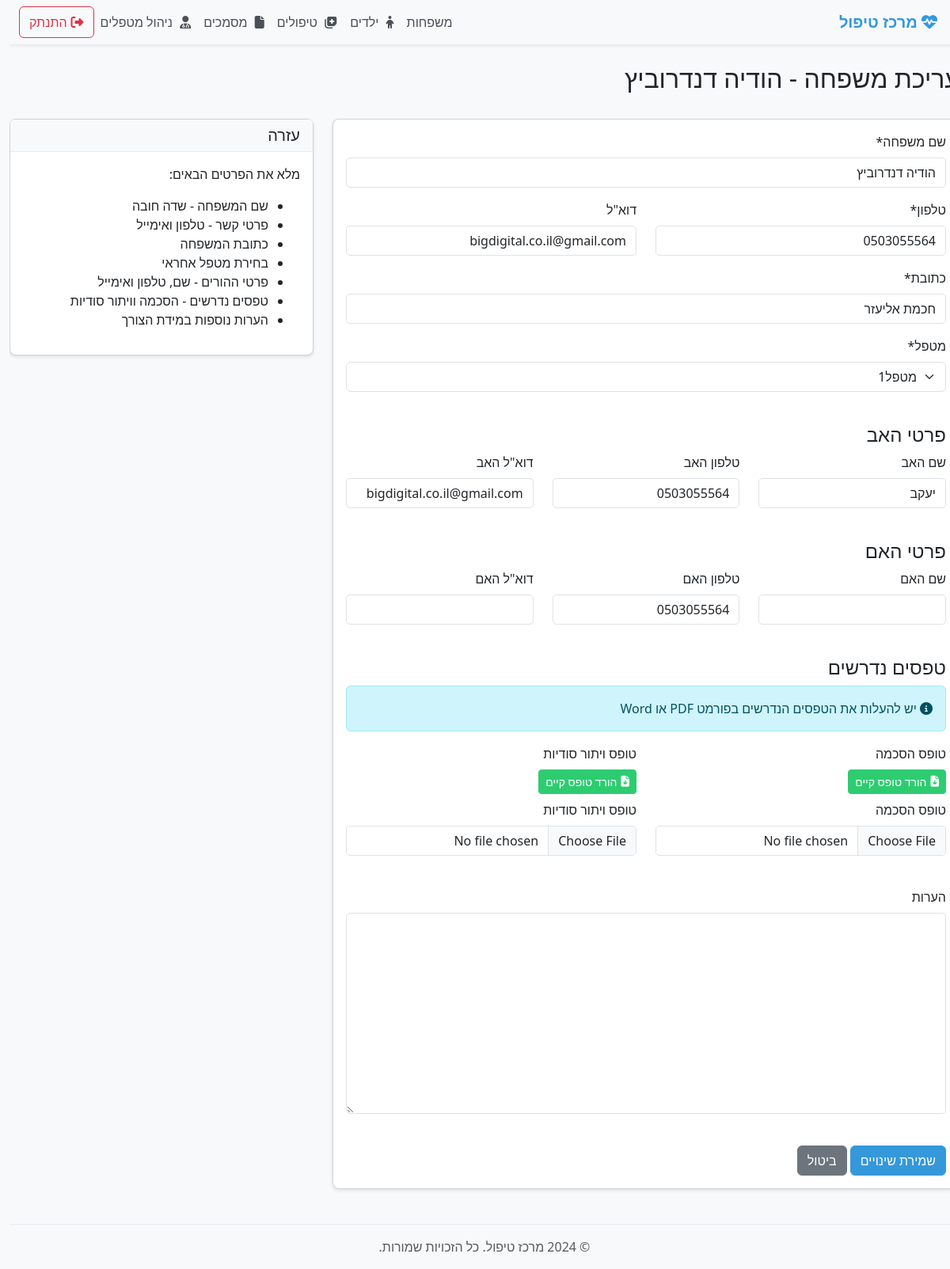
/family/1/edit/ (signed in), run on the app's committed database.
### treatment_app/models.py (models this page shows, shortened)
class Family(models.Model):
    PARENTS_TYPE_CHOICES = [
        ('both', _('שני הורים')),
        ('father', _('אב בלבד')),
        ('mother', _('אם בלבד')),
    ]
    name = models.CharField(max_length=100, verbose_name=_('שם משפחה'))
    address = models.CharField(max_length=200, verbose_name=_('כתובת'))
    phone = models.CharField(max_length=20, verbose_name=_('טלפון'))
    email = models.EmailField(verbose_name=_('דוא"ל'), blank=True, null=True)
    parents_type = models.CharField(max_length=10, choices=PARENTS_TYPE_CHOICES, verbose_name=_('סוג הורות'), default='both')
    father_name = models.CharField(max_length=100, verbose_name=_('שם האב'), blank=True, null=True)
    father_phone = models.CharField(max_length=20, verbose_name=_('טלפון האב'), blank=True, null=True)
    father_email = models.EmailField(verbose_name=_('דוא"ל האב'), blank=True, null=True)
    mother_name = models.CharField(max_length=100, verbose_name=_('שם האם'), blank=True, null=True)
    mother_phone = models.CharField(max_length=20, verbose_name=_('טלפון האם'), blank=True, null=True)
    mother_email = models.EmailField(verbose_name=_('דוא"ל האם'), blank=True, null=True)
    therapist = models.ForeignKey(User, on_delete=models.SET_NULL, null=True, verbose_name=_('מטפל'), related_name='families')
    consent_form = models.FileField(
        upload_to='consent_forms/',
        verbose_name=_('טופס הסכמה'),
        blank=True,
        null=True,
        validators=[FileExtensionValidator(allowed_extensions=['pdf', 'doc', 'docx'])]
    )
    confidentiality_waiver = models.FileField(
        upload_to='confidentiality_waivers/',
        verbose_name=_('טופס ויתור סודיות'),
        blank=True,
        null=True,
        validators=[FileExtensionValidator(allowed_extensions=['pdf', 'doc', 'docx'])]
    )
    consent_form_date = models.DateField(verbose_name=_('תאריך טופס הסכמה'), blank=True, null=True)
    confidentiality_waiver_date = models.DateField(verbose_name=_('תאריך ויתור סודיות'), blank=True, null=True)
    notes = models.TextField(verbose_name=_('הערות'), blank=True)
    created_at = models.DateTimeField(auto_now_add=True, verbose_name=_('נוצר ב'))
    updated_at = models.DateTimeField(auto_now=True, verbose_name=_('עודכן ב'))
    class Meta:
        verbose_name = _('משפחה')
        verbose_name_plural = _('משפחות')
        ordering = ['name']

### treatment_app/views.py (the view, shortened to what this page needs)
# urls.py: path('family/<int:pk>/edit/', views.FamilyUpdateView.as_view(), name='family-update'),
class FamilyUpdateView(LoginRequiredMixin, UserPassesTestMixin, UpdateView):
    model = Family
    form_class = FamilyForm
    template_name = 'treatment_app/family_form.html'
    def test_func(self):
        return self.request.user.is_superuser
    def get_queryset(self):
        if self.request.user.is_superuser:
            return Family.objects.all()
        return Family.objects.none()
    def get_form_kwargs(self):
        kwargs = super().get_form_kwargs()
        kwargs['user'] = self.request.user
        return kwargs

### treatment_app/templates/treatment_app/family_form.html (shortened to what this page needs)
{% extends "treatment_app/base.html" %}
{% load crispy_forms_tags %}
{% block content %}
<div class="row mb-4">
    <div class="col-md-12">
        <h2>
            {% if form.instance.pk %}
                עריכת משפחה - {{ form.instance.name }}
            {% else %}
                הוספת משפחה חדשה
            {% endif %}
        </h2>
    </div>
</div>
<div class="row">
    <div class="col-md-8">
        <div class="card">
            <div class="card-body">
                <form method="post" enctype="multipart/form-data" novalidate>
                    <div class="row">
                        <div class="col-md-12">
                            {{ form.name|as_crispy_field }}
                        </div>
                    </div>
                    <div class="row">
                        <div class="col-md-6">
                            {{ form.phone|as_crispy_field }}
                        </div>
                        <div class="col-md-6">
                            {{ form.email|as_crispy_field }}
                        </div>
                    </div>
                    <div class="row">
                        <div class="col-md-12">
                            {{ form.address|as_crispy_field }}
                        </div>
                    </div>
                    <div class="row">
                        <div class="col-md-12">
                            {{ form.therapist|as_crispy_field }}
                        </div>
                    </div>
                    <h4 class="mt-4">פרטי האב</h4>
                    <div class="row">
                        <div class="col-md-4">
                            {{ form.father_name|as_crispy_field }}
                        </div>
                        <div class="col-md-4">
                            {{ form.father_phone|as_crispy_field }}
                        </div>
                        <div class="col-md-4">
                            {{ form.father_email|as_crispy_field }}
                        </div>
                    </div>
                    <h4 class="mt-4">פרטי האם</h4>
                    <div class="row">
                        <div class="col-md-4">
                            {{ form.mother_name|as_crispy_field }}
                        </div>
                        <div class="col-md-4">
                            {{ form.mother_phone|as_crispy_field }}
                        </div>
                        <div class="col-md-4">
                            {{ form.mother_email|as_crispy_field }}
                        </div>
                    </div>
                    <h4 class="mt-4">טפסים נדרשים</h4>
                    <div class="alert alert-info">
                        <i class="fas fa-info-circle"></i>
                        יש להעלות את הטפסים הנדרשים בפורמט PDF או Word
                    </div>
                    <div class="row">
                        <div class="col-md-6">
                            <div class="mb-3">
                                <label class="form-label">טופס הסכמה</label>
                                {% if form.instance.consent_form %}
                                    <div class="mb-2">
                                        <a href="{{ form.instance.consent_form.url }}" class="btn btn-sm btn-success" target="_blank">
                                            <i class="fas fa-file-download"></i> הורד טופס קיים
                                        </a>
                                    </div>
                                {% endif %}
                                {{ form.consent_form|as_crispy_field }}
                            </div>
                        </div>
                        <div class="col-md-6">
                            <div class="mb-3">
                                <label class="form-label">טופס ויתור סודיות</label>
                                {% if form.instance.confidentiality_waiver %}
                                    <div class="mb-2">
                                        <a href="{{ form.instance.confidentiality_waiver.url }}" class="btn btn-sm btn-success" target="_blank">
                                            <i class="fas fa-file-download"></i> הורד טופס קיים
                                        </a>
                                    </div>
                                {% endif %}
                                {{ form.confidentiality_waiver|as_crispy_field }}
                            </div>
                        </div>
                    </div>
                    <div class="row mt-4">
                        <div class="col-md-12">
                            {{ form.notes|as_crispy_field }}
                        </div>
                    </div>
                    <div class="row mt-4">
                        <div class="col-md-12">
                            <button type="submit" class="btn btn-primary">
                                {% if form.instance.pk %}
                                    שמירת שינויים
                                {% else %}
                                    הוספת משפחה
                                {% endif %}
                            </button>
                            <a href="{% url 'treatment_app:family-list' %}" class="btn btn-secondary">ביטול</a>
                        </div>
                    </div>
                </form>
            </div>
        </div>
    </div>
    <div class="col-md-4">
        <div class="card">
            <div class="card-header">
                <h5 class="card-title mb-0">עזרה</h5>
            </div>
            <div class="card-body">
                <p>מלא את הפרטים הבאים:</p>
                <ul>
                    <li>שם המשפחה - שדה חובה</li>
                    <li>פרטי קשר - טלפון ואימייל</li>
                    <li>כתובת המשפחה</li>
                    <li>בחירת מטפל אחראי</li>
                    <li>פרטי ההורים - שם, טלפון ואימייל</li>
                    <li>טפסים נדרשים - הסכמה וויתור סודיות</li>
                    <li>הערות נוספות במידת הצורך</li>
                </ul>
            </div>
        </div>
    </div>
</div>
{% endblock %}

### treatment_app/static/treatment_app/css/custom.css (style rules this page uses)
:root { --primary-color: #3498db; --secondary-color: #2ecc71; --danger-color: #e74c3c; --warning-color: #f39c12; --info-color: #2980b9; --light-gray: #f8f9fa; }
body { font-family: 'Segoe UI', Tahoma, Geneva, Verdana, sans-serif; background-color: var(--light-gray); direction: rtl; text-align: right; }
.btn { display: inline-flex; align-items: center; justify-content: center; }
.btn i { margin-left: 5px; }
.btn-primary { background-color: var(--primary-color); border-color: var(--primary-color); }
.btn-success { background-color: var(--secondary-color); border-color: var(--secondary-color); }
.card { border-radius: 8px; box-shadow: 0 2px 4px rgba(0,0,0,0.1); margin-bottom: 20px; }
.card-header { background-color: var(--light-gray); border-bottom: 1px solid #e9ecef; }
.form-control { border-radius: 5px; }

### data on the page
Family: instance.name "הודיה דנדרוביץ", name "הודיה דנדרוביץ", phone "0503055564", email "bigdigital.co.il@gmail.com", address "חכמת אליעזר", therapist "מטפל1", father_name "יעקב", father_phone "0503055564", father_email "bigdigital.co.il@gmail.com", mother_phone "0503055564"
